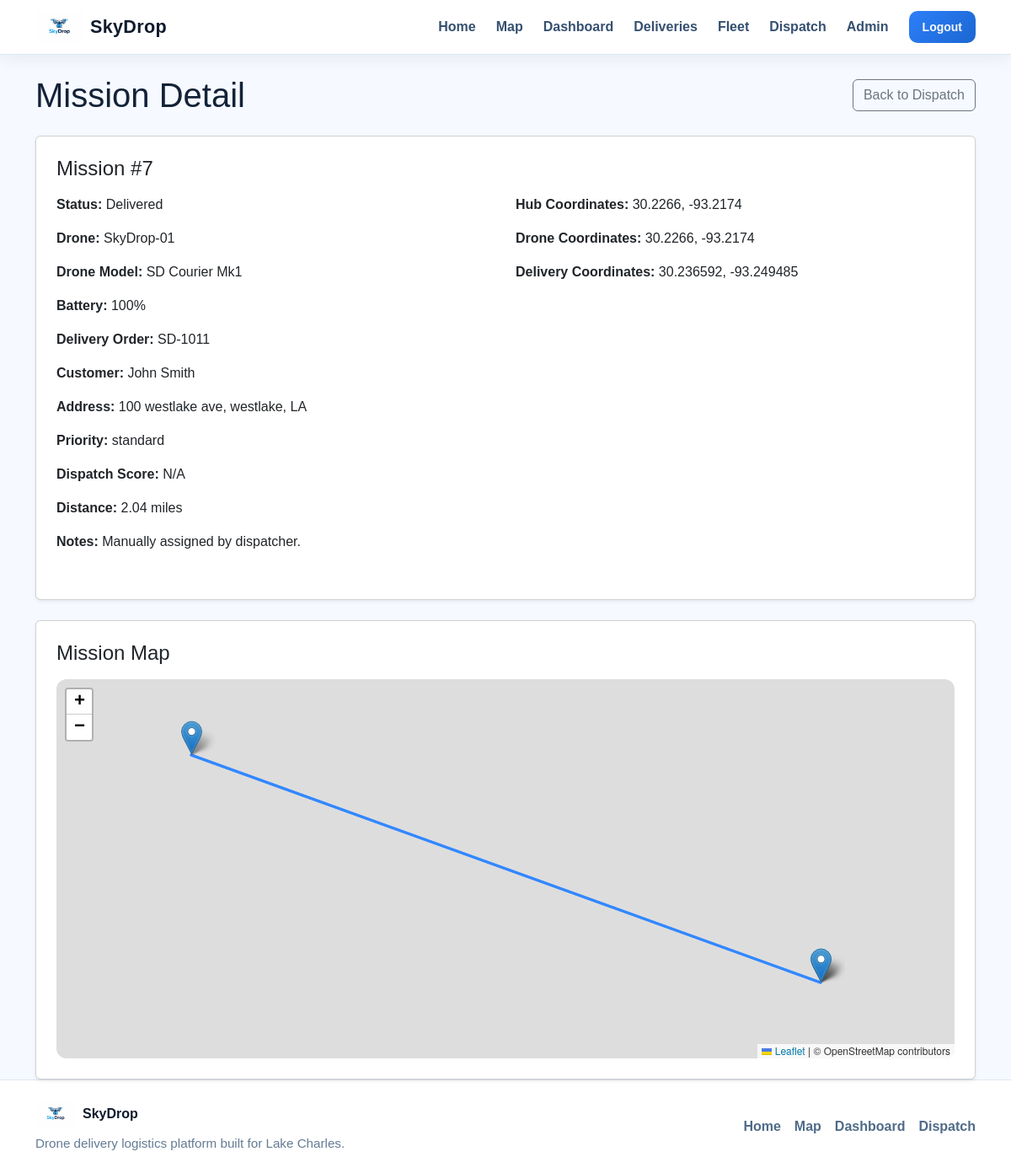
Screenshot of /dispatch/mission/7 (signed in) with the database file from the repository.
### app/models/mission.py (models this page shows, shortened)
class Mission(db.Model):
    __tablename__ = "missions"
    id = db.Column(db.Integer, primary_key=True)
    delivery_id = db.Column(db.Integer, db.ForeignKey("deliveries.id"), nullable=False, unique=True)
    drone_id = db.Column(db.Integer, db.ForeignKey("drones.id"), nullable=False)
    status = db.Column(db.String(50), default="assigned", nullable=False, index=True)
    assigned_at = db.Column(db.DateTime, default=datetime.utcnow, nullable=False)
    takeoff_time = db.Column(db.DateTime, nullable=True)
    delivered_time = db.Column(db.DateTime, nullable=True)
    return_time = db.Column(db.DateTime, nullable=True)
    dispatch_score = db.Column(db.Float, nullable=True)
    dispatch_notes = db.Column(db.String(255), nullable=True)
    delivery = db.relationship("Delivery", back_populates="mission")
    drone = db.relationship("Drone", back_populates="missions")

### app/models/drone.py (models this page shows, shortened)
class Drone(db.Model):
    __tablename__ = "drones"
    id = db.Column(db.Integer, primary_key=True)
    name = db.Column(db.String(100), unique=True, nullable=False, index=True)
    model = db.Column(db.String(100), nullable=False)
    status = db.Column(db.String(50), default="idle", nullable=False, index=True)
    battery_level = db.Column(db.Integer, default=100, nullable=False)
    payload_capacity = db.Column(db.Float, nullable=False)
    current_lat = db.Column(db.Float, nullable=True)
    current_lng = db.Column(db.Float, nullable=True)
    home_lat = db.Column(db.Float, nullable=True)
    home_lng = db.Column(db.Float, nullable=True)
    is_active = db.Column(db.Boolean, default=True, nullable=False)
    last_seen = db.Column(db.DateTime, default=datetime.utcnow, nullable=False)
    missions = db.relationship("Mission", back_populates="drone", lazy=True)

### app/models/delivery.py (models this page shows, shortened)
class Delivery(db.Model):
    __tablename__ = "deliveries"
    id = db.Column(db.Integer, primary_key=True)
    order_number = db.Column(db.String(50), unique=True, nullable=False, index=True)
    customer_name = db.Column(db.String(100), nullable=False)
    customer_address = db.Column(db.String(200), nullable=False)
    customer_phone = db.Column(db.String(30), nullable=False)
    package_weight = db.Column(db.Float, nullable=False)
    status = db.Column(db.String(50), default="pending", nullable=False, index=True)
    pickup_address = db.Column(db.String(200), nullable=True)
    pickup_lat = db.Column(db.Float, nullable=True)
    pickup_lng = db.Column(db.Float, nullable=True)
    destination_lat = db.Column(db.Float, nullable=True)
    destination_lng = db.Column(db.Float, nullable=True)
    priority = db.Column(db.String(20), default="standard", nullable=False)
    notes = db.Column(db.Text, nullable=True)
    created_at = db.Column(db.DateTime, default=datetime.utcnow, nullable=False)
    created_by_id = db.Column(db.Integer, db.ForeignKey("users.id"), nullable=False)
    mission = db.relationship(
        "Mission",
        back_populates="delivery",
        uselist=False,
        cascade="all, delete-orphan"
    )

### app/dispatch/routes.py (the view)
@dispatch_bp.route("/mission/<int:mission_id>")
@role_required("admin", "business_staff")
def mission_detail(mission_id):
    mission = Mission.query.get_or_404(mission_id)
    drone_pos = get_drone_position(mission.drone)
    delivery_pos = get_delivery_position(mission.delivery)
    distance_miles = calculate_distance_miles(drone_pos, delivery_pos)
    return render_template(
        "dispatch/mission_detail.html",
        mission=mission,
        drone_pos=drone_pos,
        delivery_pos=delivery_pos,
        distance_miles=distance_miles,
        hub_lat=HUB_LAT,
        hub_lng=HUB_LNG,
    )

### app/models/user.py (called while the page is built)
    @property
    def is_admin(self):
        return self.role == "admin"

    @property
    def is_staff(self):
        return self.role in ["admin", "business_staff"]

### app/services/dispatch_service.py (called while the page is built)
def haversine_distance_miles(lat1, lng1, lat2, lng2):
    if None in (lat1, lng1, lat2, lng2):
        return None
    earth_radius_miles = 3958.8
    dlat = radians(lat2 - lat1)
    dlng = radians(lng2 - lng1)
    a = (
        sin(dlat / 2) ** 2
        + cos(radians(lat1)) * cos(radians(lat2)) * sin(dlng / 2) ** 2
    )
    c = 2 * atan2(sqrt(a), sqrt(1 - a))
    return earth_radius_miles * c

def calculate_distance_miles(point_a, point_b):
    if not point_a or not point_b:
        return None
    lat1, lng1 = point_a
    lat2, lng2 = point_b
    distance = haversine_distance_miles(lat1, lng1, lat2, lng2)
    if distance is None:
        return None
    return round(distance, 2)

def get_drone_position(drone):
    if drone.current_lat is not None and drone.current_lng is not None:
        return float(drone.current_lat), float(drone.current_lng)
    if drone.home_lat is not None and drone.home_lng is not None:
        return float(drone.home_lat), float(drone.home_lng)
    return HUB_LAT, HUB_LNG

def get_delivery_position(delivery):
    if delivery.destination_lat is None or delivery.destination_lng is None:
        return None
    return float(delivery.destination_lat), float(delivery.destination_lng)

### app/templates/dispatch/mission_detail.html (shortened to what this page needs)
{% extends "base.html" %}
{% block content %}
<div class="container mt-4">
    <div class="d-flex justify-content-between align-items-center mb-4">
        <h1 class="mb-0">Mission Detail</h1>
        <a href="{{ url_for('dispatch.dispatch_board') }}" class="btn btn-outline-secondary">
            Back to Dispatch
        </a>
    </div>
    <div class="card p-4 shadow-sm mb-4">
        <h4 class="mb-3">Mission #{{ mission.id }}</h4>
        <div class="row">
            <div class="col-md-6">
                <p><strong>Status:</strong> {{ mission.status.replace('_', ' ').title() }}</p>
                <p><strong>Drone:</strong> {{ mission.drone.name }}</p>
                <p><strong>Drone Model:</strong> {{ mission.drone.model }}</p>
                <p><strong>Battery:</strong> {{ mission.drone.battery_level }}%</p>
                <p><strong>Delivery Order:</strong> {{ mission.delivery.order_number }}</p>
                <p><strong>Customer:</strong> {{ mission.delivery.customer_name }}</p>
                <p><strong>Address:</strong> {{ mission.delivery.customer_address }}</p>
                <p><strong>Priority:</strong> {{ mission.delivery.priority }}</p>
                <p><strong>Dispatch Score:</strong> {{ mission.dispatch_score or "N/A" }}</p>
                <p><strong>Distance:</strong> {{ distance_miles or "N/A" }} miles</p>
                <p><strong>Notes:</strong> {{ mission.dispatch_notes or "None" }}</p>
            </div>
            <div class="col-md-6">
                <p><strong>Hub Coordinates:</strong> {{ hub_lat }}, {{ hub_lng }}</p>
                <p><strong>Drone Coordinates:</strong> {{ drone_pos[0] }}, {{ drone_pos[1] }}</p>
                <p><strong>Delivery Coordinates:</strong> {{ delivery_pos[0] }}, {{ delivery_pos[1] }}</p>
            </div>
        </div>
    </div>
    <div class="card p-4 shadow-sm">
        <h4 class="mb-3">Mission Map</h4>
        <div id="mission-map" style="height: 450px; border-radius: 12px; overflow: hidden;"></div>
    </div>
</div>
<link rel="stylesheet" href="https://unpkg.com/leaflet@1.9.4/dist/leaflet.css">
{% endblock %}

### app/static/css/style.css (style rules this page uses)
body { background-color: #f6f9ff; color: #132238; font-family: Arial, Helvetica, sans-serif; }

### rows the page displays
Mission: id "7", status.replace "Delivered", dispatch_score "N/A", dispatch_notes "Manually assigned by dispatcher."
Drone: drone.name "SkyDrop-01", drone.model "SD Courier Mk1", drone.battery_level "100", current_lat "30.2266", current_lng "-93.2174"
Delivery: delivery.order_number "SD-1011", delivery.customer_name "John Smith", delivery.customer_address "100 westlake ave, westlake, LA", delivery.priority "standard", destination_lat "30.236592", destination_lng "-93.249485"

### other values shown
{{ distance_miles or "N/A" }} "2.04"
{{ hub_lat }} "30.2266"
{{ hub_lng }} "-93.2174"
